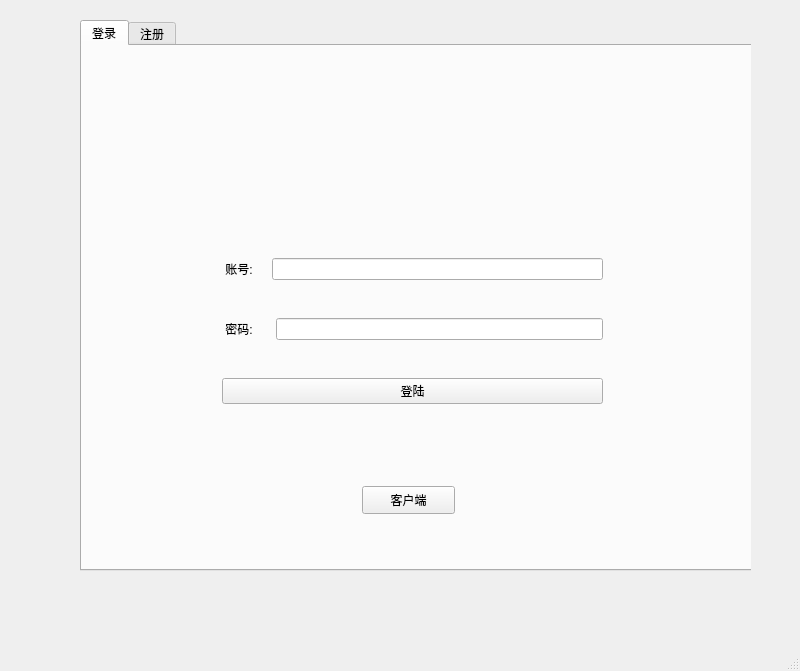
<?xml version="1.0" encoding="UTF-8"?>
<ui version="4.0">
 <class>MainWindow</class>
 <widget class="QMainWindow" name="MainWindow">
  <property name="geometry">
   <rect>
    <x>0</x>
    <y>0</y>
    <width>800</width>
    <height>671</height>
   </rect>
  </property>
  <property name="windowTitle">
   <string>MainWindow</string>
  </property>
  <widget class="QWidget" name="centralwidget">
   <widget class="QWidget" name="tabWidget" native="true">
    <property name="geometry">
     <rect>
      <x>0</x>
      <y>20</y>
      <width>751</width>
      <height>571</height>
     </rect>
    </property>
    <widget class="QTabWidget" name="u8">
     <property name="geometry">
      <rect>
       <x>80</x>
       <y>0</y>
       <width>741</width>
       <height>551</height>
      </rect>
     </property>
     <property name="styleSheet">
      <string notr="true"/>
     </property>
     <property name="currentIndex">
      <number>0</number>
     </property>
     <widget class="QWidget" name="Login">
      <attribute name="title">
       <string>登录</string>
      </attribute>
      <widget class="QWidget" name="verticalLayoutWidget">
       <property name="geometry">
        <rect>
         <x>140</x>
         <y>180</y>
         <width>381</width>
         <height>211</height>
        </rect>
       </property>
       <layout class="QVBoxLayout" name="LoginLayout">
        <item>
         <layout class="QGridLayout" name="gridLayout">
          <item row="1" column="0">
           <layout class="QHBoxLayout" name="horizontalLayout">
            <item>
             <widget class="QLabel" name="label">
              <property name="text">
               <string> 账号:    </string>
              </property>
             </widget>
            </item>
            <item>
             <widget class="QLineEdit" name="lineEdit"/>
            </item>
           </layout>
          </item>
         </layout>
        </item>
        <item>
         <layout class="QHBoxLayout" name="horizontalLayout_2">
          <item>
           <widget class="QLabel" name="label_2">
            <property name="text">
             <string> 密码:     </string>
            </property>
           </widget>
          </item>
          <item>
           <widget class="QLineEdit" name="lineEdit_2"/>
          </item>
         </layout>
        </item>
        <item>
         <widget class="QPushButton" name="adminPushButton">
          <property name="text">
           <string>登陆</string>
          </property>
         </widget>
        </item>
       </layout>
      </widget>
      <widget class="QPushButton" name="pushButton">
       <property name="geometry">
        <rect>
         <x>280</x>
         <y>440</y>
         <width>93</width>
         <height>28</height>
        </rect>
       </property>
       <property name="text">
        <string>客户端</string>
       </property>
      </widget>
     </widget>
     <widget class="QWidget" name="SignUp">
      <attribute name="title">
       <string>注册</string>
      </attribute>
      <widget class="QWidget" name="verticalLayoutWidget_2">
       <property name="geometry">
        <rect>
         <x>150</x>
         <y>180</y>
         <width>381</width>
         <height>211</height>
        </rect>
       </property>
       <layout class="QVBoxLayout" name="LoginLayout_2">
        <item>
         <layout class="QGridLayout" name="gridLayout_2">
          <item row="1" column="0">
           <layout class="QHBoxLayout" name="horizontalLayout_3">
            <item>
             <widget class="QLabel" name="label_3">
              <property name="text">
               <string> 账号:    </string>
              </property>
             </widget>
            </item>
            <item>
             <widget class="QLineEdit" name="accountNumber"/>
            </item>
           </layout>
          </item>
         </layout>
        </item>
        <item>
         <layout class="QHBoxLayout" name="horizontalLayout_4">
          <item>
           <widget class="QLabel" name="label_4">
            <property name="text">
             <string> 密码:     </string>
            </property>
           </widget>
          </item>
          <item>
           <widget class="QLineEdit" name="accountPassword"/>
          </item>
         </layout>
        </item>
        <item>
         <widget class="QPushButton" name="SignUp_2">
          <property name="text">
           <string>注册</string>
          </property>
         </widget>
        </item>
       </layout>
      </widget>
     </widget>
    </widget>
   </widget>
  </widget>
  <widget class="QMenuBar" name="menubar">
   <property name="geometry">
    <rect>
     <x>0</x>
     <y>0</y>
     <width>800</width>
     <height>26</height>
    </rect>
   </property>
  </widget>
  <widget class="QStatusBar" name="statusbar"/>
 </widget>
 <resources/>
 <connections/>
</ui>
